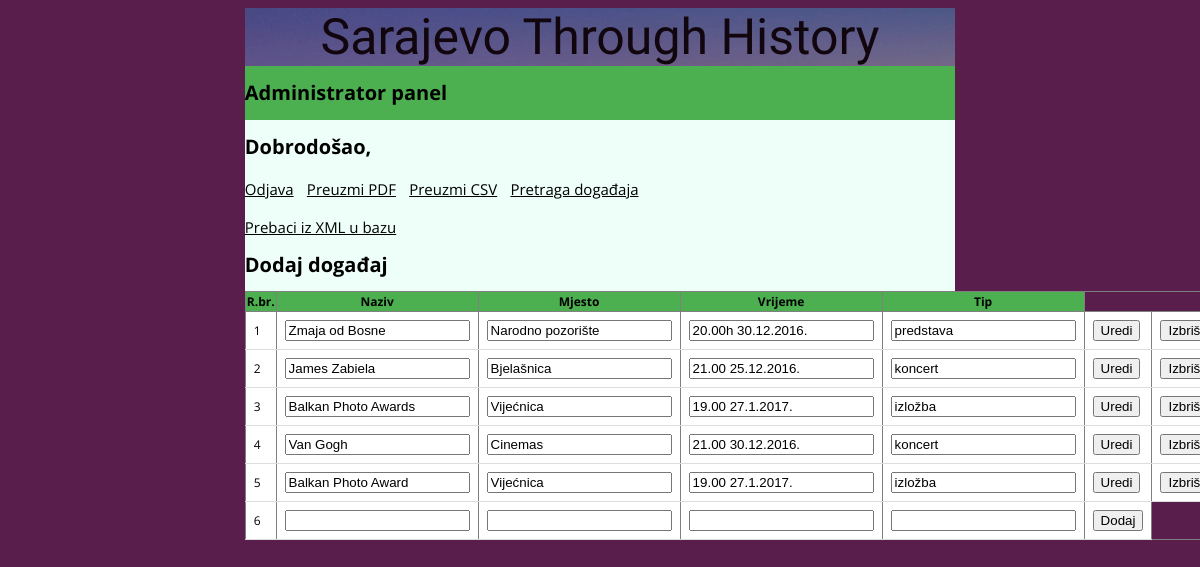
The page /Spirala4/pocetnaAdmin.php on the database its author committed.
### tables this page shows
CREATE TABLE `dogadjaji` (
  `id` int(11) NOT NULL,
  `naziv` varchar(30) DEFAULT NULL,
  `mjesto` varchar(30) DEFAULT NULL,
  `vrijeme` varchar(40) DEFAULT NULL,
  `tip` varchar(20) DEFAULT NULL
);

### Spirala4/pocetnaAdmin.php (the view, shortened to what this page needs)
<!DOCTYPE html PUBLIC "-//W3C//DTD XHTML 1.0 Transitional//EN"
"http://www.w3.org/TR/xhtml1/DTD/xhtml1-transitional.dtd">
<html xmlns="http://www.w3.org/1999/xhtml">
<HEAD>
<link rel="stylesheet" type="text/css" media='screen and (min-width: 960px), (orientation:landscape) and (min-width:800)' href="stil1.css"/>
<link rel="stylesheet" type="text/css" media='screen and (min-width: 300px) and (max-width:960px)' href="stil2.css"/>
</HEAD>
<body>
<div id="okvir">
<div id="zaglavlje" class="kolona dva">
Sarajevo Through History</div>
<div id="menuAdmin" class="kolona dva">
<h1>Administrator panel</h1>
</div>
<div id="podstranicaAdmin">
<div id="glavniDioPocetnaAdmin" class="kolona dva" style="background-color: #EEFEF9;">
<h1>Dobrodošao, <?php echo $_SESSION['ime']; ?> </h1>
<p><a href="logout.php" action="odjava.php">Odjava</a> &nbsp; <a href="pdf.php">Preuzmi PDF</a> &nbsp; <a href="csv.php">Preuzmi CSV</a> &nbsp; <a href="pretragaDogadjaja.php">Pretraga događaja</a> </p>
<a href=prebaci.php name="xmlDugme">Prebaci iz XML u bazu</a>
<div id="crudAdmin" class="kolona dva" style="background-color: #EEFEF9;">
<h1>Dodaj događaj</h1>
</div>
<form method="POST" id="formaAdmin">
<table align="center" class="tabela" border="1px solid black" >
<?php
    $dbh = new PDO("mysql:dbname=wt;host=localhost;charset=utf8", "root", "");
    $dbh->exec("set names utf8");
    print '<tr>';
    print '<th>R.br.</th>';
    print '<th>Naziv</th>';
    print '<th>Mjesto</th>';
    print '<th>Vrijeme</th>';
    print '<th>Tip</th>';
    print '</tr>';
    $red=$dbh->prepare("SELECT * FROM dogadjaji");
    $red->execute();
    $rez=$red->fetchAll();
    $i=1;
    foreach ($rez as $p) {
        print '<tr>';
        print '<td>'.$i.'</td>';
        print '<td><input type=text name="naziv'.$i.'" value="'.$p['naziv'].'"/></td>';
        print '<td><input name="mjesto'.$i.'" value="'.$p['mjesto'].'" /></td>';
        print '<td><input name="vrijeme'.$i.'" value="'.$p['vrijeme'].'" /></td>';
        print '<td><input name="tip'.$i.'" value="'.$p['tip'].'" /></td>';
        print '<td><input type=submit name="uredi'.$i.'" value=Uredi></td>';
        print '<td><input type=submit name="izbrisi'.$i.'" value=Izbriši></td>';
$i++;
}
        print '<tr>';
        print '<td>'.$i.'</td>';
        print '<td><input name="naziv'.$i.'" /></td>';
        print '<td><input name="mjesto'.$i.'" /></td>';
        print '<td><input name="vrijeme'.$i.'" /></td>';
        print '<td><input name="tip'.$i.'"/></td>';
        print '<td><input type=submit name="dodaj'.$i.'" value=Dodaj></td>';
?>
</table>
</form>
</div>
</div>
</body>
</HTML>

### Spirala4/stil1.css (style rules this page uses)
* { box-sizing: border-box; }
body { background-color:#591e4b; font-size: 62.5%; font-family: 'Open Sans'; position: relative; overflow:auto; height: 100%; }
.kolona { margin-left: 0%; margin-right: 0%; display: inline-block; float: left; }
.kolona.dva { width: 100%; }
.kolona:first-child { margin-left: 0px; }
.kolona:last-child { margin-left: 0px; }
#okvir { margin-left:20%; margin-right:20%; width: 60%; height: 2000px; }
#zaglavlje { background-image: url(slike/cover.jpg); font-family:'Shadows Into Light' ; font-size:5em; text-align: center; opacity:0.8; }
#menuAdmin { background-color: #4CAF50; }
th { background-color: #4CAF50; color: black; font-size: 1.2em; }
#formaAdmin table { border-collapse: collapse; max-width: 100%; }
#formaAdmin td { padding: 8px; color:black; font-size: 1.2em; background-color: white; text-align: left; border-bottom: 1px solid #ddd; }
#glavniDioPocetnaAdmin { height: auto; background:#FBF2EF; }
#glavniDioPocetnaAdmin p { color: black; font-size: 1.7em; text-align:left; }
#glavniDioPocetnaAdmin a { color: black; font-size: 15px; }
#crudAdmin { background-color: #EEFEF9; }

### Spirala4/stil2.css (style rules this page uses)
* { box-sizing: border-box; }
body { background-color: #591e4b; font-size: 62.5%; font-family: 'Open Sans'; position: relative; overflow:auto; }
.kolona { margin-left: 0%; margin-right: 0%; display: inline-block; float: left; }
.kolona.dva { width: 100%; }
.kolona:first-child { margin-left: 0px; }
.kolona:last-child { margin-left: 0px; }
#okvir { margin-left:0px; margin-right:0px; width: 100%; min-height: 1800px; overflow: scroll; }
#zaglavlje { background-image: url(slike/cover.jpg); font-family:'Shadows Into Light' ; font-size:2em; text-transform: bold; text-align: center; opacity: 0.8; width: 100%; }
#glavniDioPocetnaAdmin { height: auto; background:#FBF2EF; }
#glavniDioPocetnaAdmin p { color: black; font-size: 1.7em; text-align:left; }
#glavniDioPocetnaAdmin a { color: black; }
#menuAdmin { background-color: #4CAF50; }

### rows shown on the page
dogadjaji: naziv "Zmaja od Bosne", mjesto "Narodno pozorište", vrijeme "20.00h 30.12.2016.", tip "predstava"
dogadjaji: naziv "James Zabiela", mjesto "Bjelašnica", vrijeme "21.00 25.12.2016.", tip "koncert"
dogadjaji: naziv "Balkan Photo Awards", mjesto "Vijećnica", vrijeme "19.00 27.1.2017.", tip "izložba"
dogadjaji: naziv "Van Gogh", mjesto "Cinemas", vrijeme "21.00 30.12.2016.", tip "koncert"
dogadjaji: naziv "Balkan Photo Award", mjesto "Vijećnica", vrijeme "19.00 27.1.2017.", tip "izložba"

### other values the page prints
$i "6"
